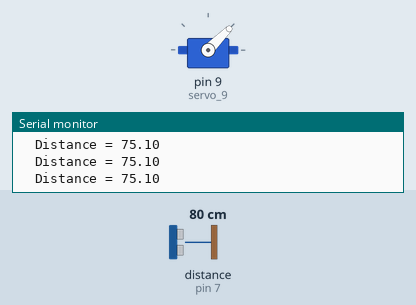
This sketch was run on a simulated Arduino Uno, built with avr-gcc and run on an emulated ATmega328P. Parts: servo, the last lines printed to the serial monitor. Wiring (inferred from the names in the program): ultrasonic range finder: trigger pin 6; echo pin 7. The test bench sets the inputs (shaded band); at power-on: distance to the obstacle (sensor on pin 7) 80 cm. The echo pulse lasts 58.3 µs per cm.

Above: at 1.7 s.
1.8 s: distance to the obstacle (sensor on pin 7) set to 18 cm
At 2.1 s:
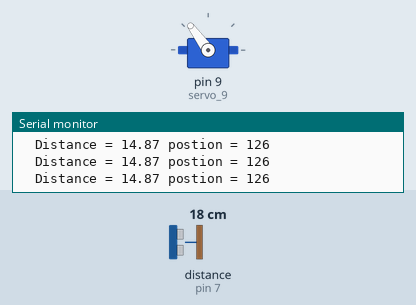
3.3 s: distance to the obstacle (sensor on pin 7) set to 35 cm
At 4.0 s:
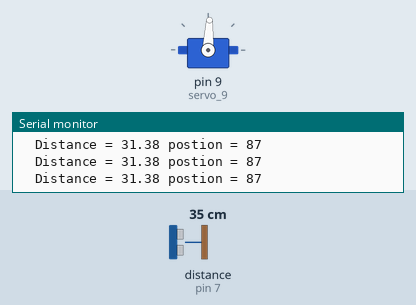
Timing chart, 0 to 6.3 s (numbered marks = the images above; inputs shaded):
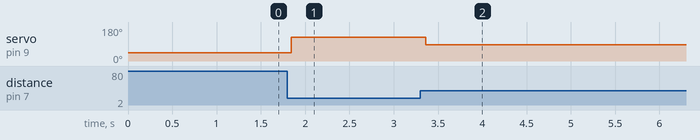

The sketch:

CodeAfterPart2.ino
```cpp
#include <Servo.h>
int trigPin = 6;
int echoPin = 7;
int pingTravelTime;
float distance;

int pos = 45;

Servo servo_9;

void setup()
{
   pinMode(trigPin,OUTPUT);
  pinMode(echoPin,INPUT);
  Serial.begin(9600);

  servo_9.attach(9, 500, 2500);
  servo_9.write(pos);
  delay(500);
}

void loop()
{
   digitalWrite(trigPin,LOW);
  delayMicroseconds(10);
  digitalWrite(trigPin,HIGH);
  delayMicroseconds(10);
  digitalWrite(trigPin,LOW);
  pingTravelTime = pulseIn(echoPin,HIGH);

  distance = ((pingTravelTime-200.)/60.)+1;
  Serial.print("  Distance = ");
  Serial.print(distance);
  if ((distance <= 50) && (distance >=10)){
    pos = map( distance, 50,10,45,135);
    Serial.print(" postion = ");
    Serial.print(pos);
    servo_9.write(pos);
  }

  Serial.println();
}
```

Measured:
- after the input at 1.8 s, servo on pin 9 (servo_9): 45° → 126° at once
- after the input at 3.3 s, servo on pin 9 (servo_9): 126° → 87° after 0.06 s
